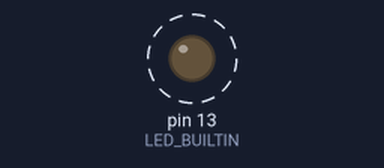
A sketch run on a simulated Arduino Uno, built with avr-gcc and run on an emulated ATmega328P. On the bench: output pins drawn as LEDs (lit = HIGH). Dashed ring = blinking.

Above: at 0.1 s.
Timing chart, 0 to 3.0 s (numbered marks = the images above):
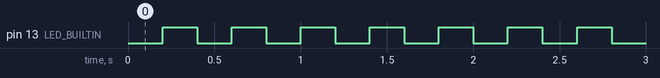

The sketch:

rappel_Arduino.ino
```cpp
unsigned long currentTime;

void setup() {
pinMode(LED_BUILTIN, OUTPUT);
}

void loop() {

 currentTime = millis();

 blinkLED();
}

void blinkLED() {

  static unsigned long lastTime = 0;
 static bool ledState = LOW;


  const unsigned long rate = 200;

 if (currentTime - lastTime >= rate) {
      // Inversion de l'état du DEL
      ledState = !ledState;
      digitalWrite(LED_BUILTIN, ledState);
      // Sauvegarde du temps actuel
      lastTime = currentTime;
    }
}
```

Measured:
- by itself, pin 13 (LED_BUILTIN): alternates HIGH for 0.20 s and LOW for 0.20 s
